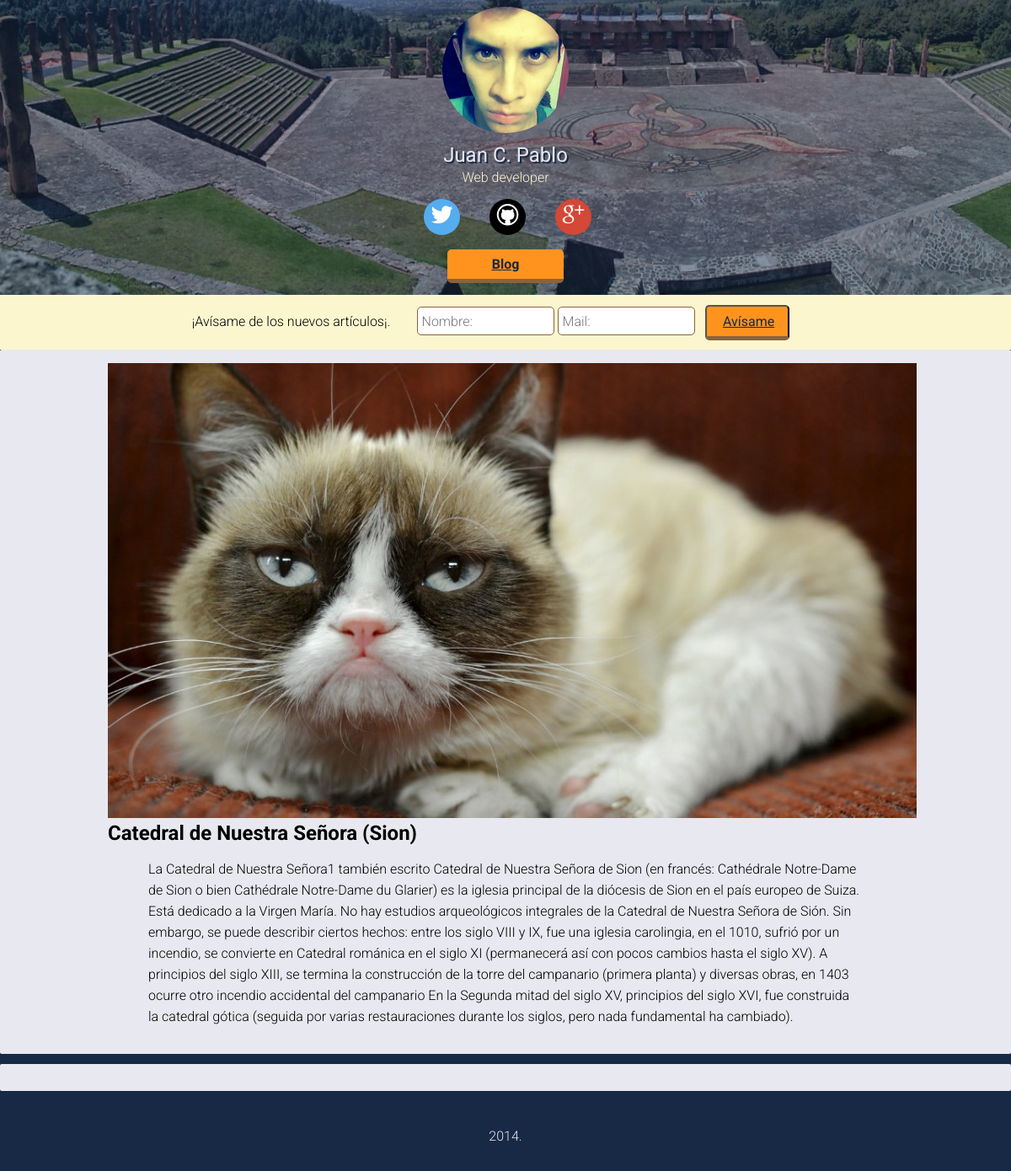
/blog/catedral-de-nuestra-senora-sion/, run on the app's committed database.
### nuevoBlog/models.py (models this page shows, shortened)
class Articulo(models.Model):
	titulo = models.CharField(max_length=200)
	contenido = models.TextField()
	imagen = models.ImageField(upload_to="nuevoBlog/static/images-articles/")
	slug = models.SlugField(editable=False)
	fecha = models.DateTimeField()
	class Meta:
		ordering = ["-fecha"]

### nuevoBlog/views.py (the view)
# urls.py: url(r'^blog/(?P<slug>[-\w]+)/$', ArticuloDetailView.as_view()),
class ArticuloDetailView(DetailView):
	template_name = 'detalle.html'
	model = Articulo

### nuevoBlog/templates/detalle.html (shortened to what this page needs)
{% extends "base.html" %}
	{% block content %}
		<article class="item">
			<img src="{{ object.imagen.url }}">
			<h2>{{ object.titulo }}</h2>
			<p>{{ object.contenido }}</p>
		</article>
		<article class="item">
		</article>
	{% endblock %}

### nuevoBlog/static/css/estilos.css (style rules this page uses)
html { font-family:sans-serif;-ms-text-size-adjust:100%;-webkit-text-size-adjust:100% }
body { margin:0 }
article,aside,details,figcaption,figure,footer,header,hgroup,main,nav,section,summary { display:block }
img { border:0 }
body { background-color:#182945;font-family:'Roboto',sans-serif;font-size:16px;font-weight:300;width:100% }
section article h2 { margin:0;padding:0 0 }
p { line-height:25px;padding:0 1em }
.item { background-color:#e8e8f0;-webkit-border-radius:2px;border-radius:2px;padding:0 .5em 1.2em .5em;margin:0 0 .5em 0;-webkit-box-sizing:border-box;-moz-box-sizing:border-box;box-sizing:border-box;width:100% }
@media screen and (min-width:760px) { p { padding:0 3em } }
@media screen and (min-width:760px) { .item { border:0;display:inline-block;width:100%;overflow:hidden;text-align:left } }
@media screen and (min-width:1000px) { .item { padding:1em 8em } }

### data on the page
Articulo: imagen (picture), titulo "Catedral de Nuestra Señora (Sion)", contenido "La Catedral de Nuestra Señora1 también escrito Catedral de Nuestra Señora de Sion (en francés: Cathédrale Notre-Dame de Sion o bien Cathédrale Notre-Dame du Glarier) es la iglesia principal de la diócesis de Sion en el país europeo de Suiza. Está dedicado a la Virgen María. No hay estudios arqueológicos integrales de la Catedral de Nuestra Señora de Sión. Sin embargo, se puede describir ciertos hechos: entre los siglo VIII y IX, fue una iglesia carolingia, en el 1010, sufrió por un incendio, se convierte en Catedral románica en el siglo XI (permanecerá así con pocos cambios hasta el siglo XV). A principios del siglo XIII, se termina la construcción de la torre del campanario (primera…"
